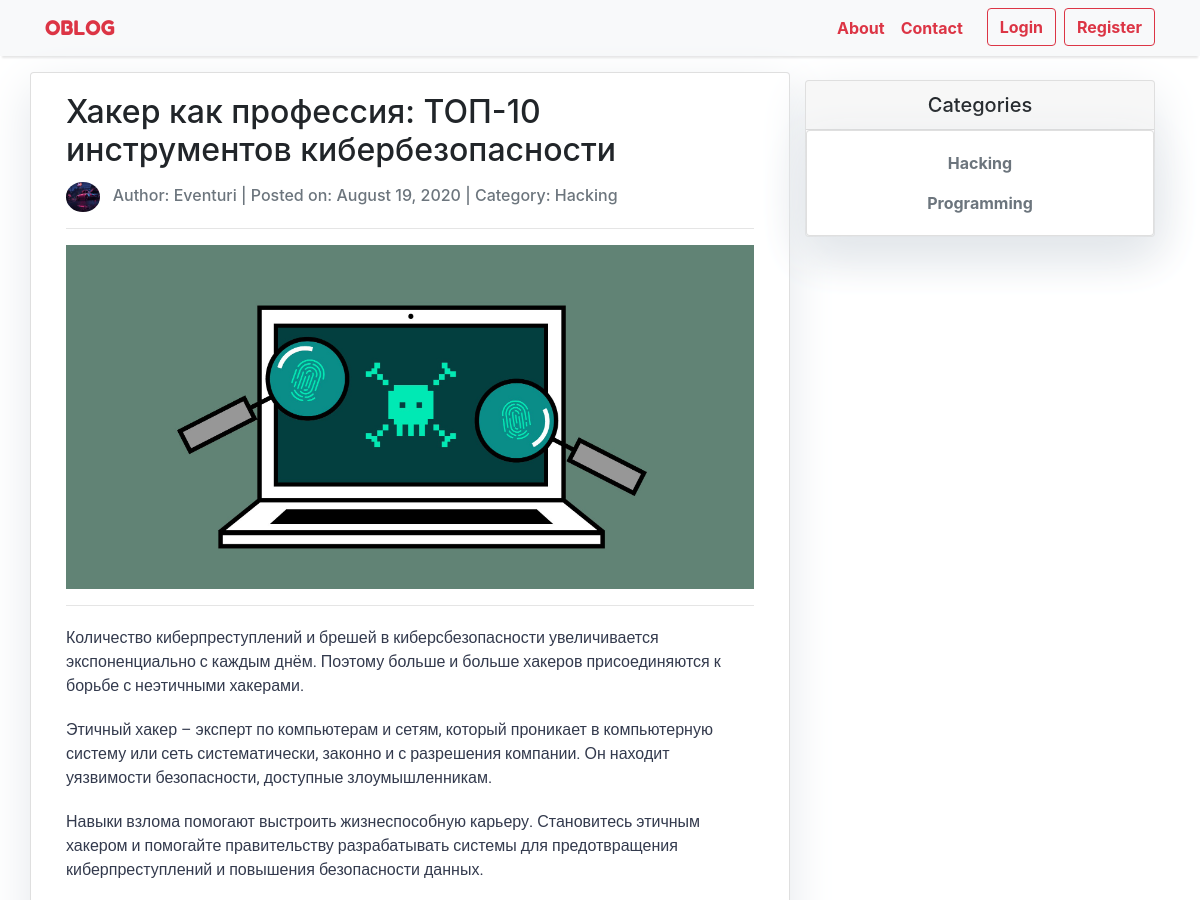
Before: /post/khaker-kak-professiia-top-10-instrumentov-kiberbezopasnosti/ (upper part) with the older database file.
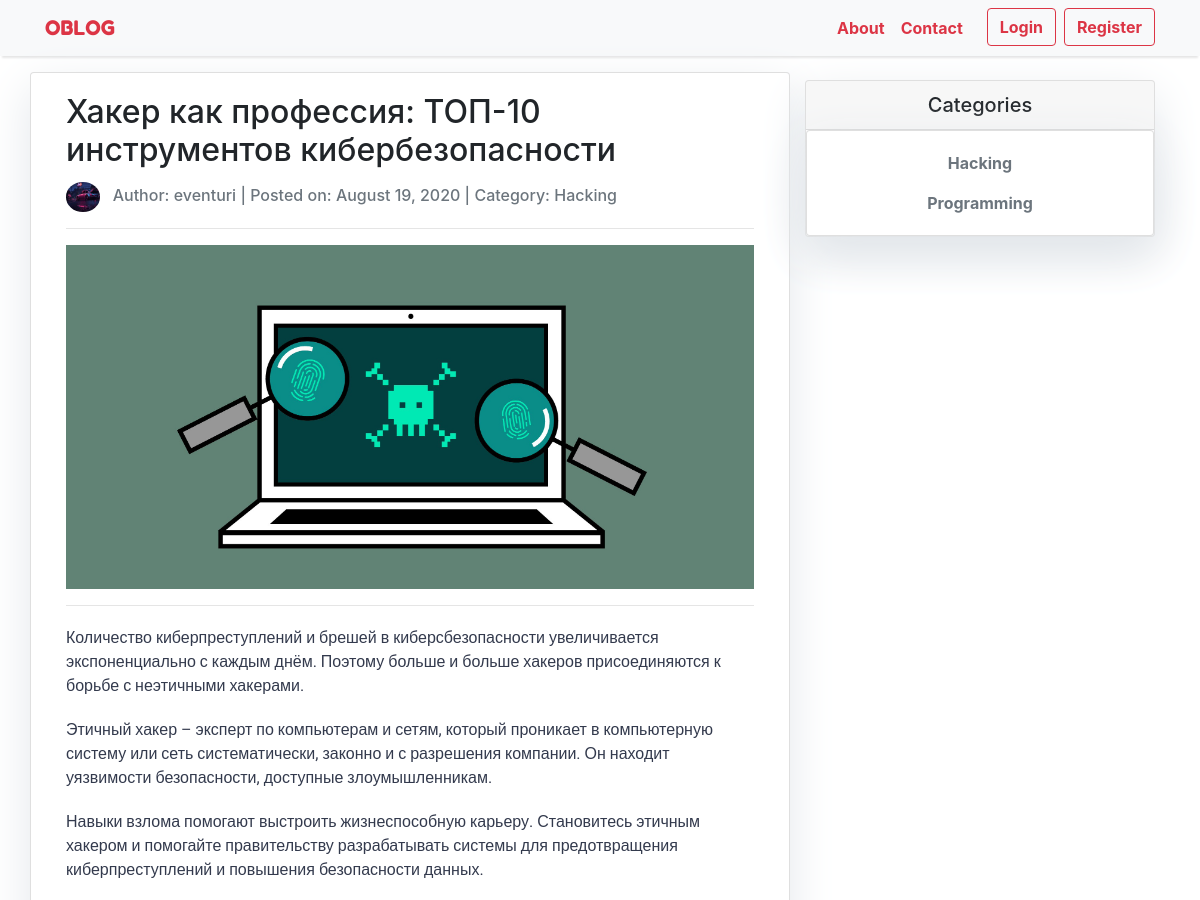
After: the same page with the newer database file.
### blog/models.py (models this page shows, shortened)
class Post(models.Model):
    title = models.CharField(max_length=200, unique=True)
    slug = models.SlugField(max_length=200, unique=True, null=False)
    author = models.ForeignKey(User, on_delete= models.CASCADE, related_name='blog_posts')
    category = models.ForeignKey(Category, on_delete=models.CASCADE, null=True)
    updated_on = models.DateTimeField(auto_now= True)
    liked = models.ManyToManyField(User, default=None, blank=True)
    post_image = models.ImageField(upload_to='images/%Y/%m/%d/', null=True, blank=True)
    description = models.TextField(max_length=1000)
    content = models.TextField()
    created_on = models.DateTimeField(auto_now_add=True)
    status = models.IntegerField(choices=STATUS, default=1)
    class Meta:
        ordering = ['-created_on']

class Category(models.Model):
    name = models.CharField(max_length=100, unique=True)
    slug = models.SlugField(max_length=200, unique=True)
    class Meta:
        verbose_name_plural = "Categories"
    def __str__(self):
        return self.name

### users/models.py (models this page shows, shortened)
class Profile(models.Model):
	user = models.OneToOneField(User, on_delete=models.CASCADE, unique=True)
	slug = models.SlugField(max_length=50, unique=True, null=True, blank=True)
	image = models.ImageField(default='default.jpg', upload_to='profile_pics')

### blog/views.py (the view)
# urls.py: path('post/<slug:slug>/', views.post_detail, name='post_detail'),
def post_detail(request, slug):
    template_name = 'post_detail.html'
    post = get_object_or_404(Post, slug=slug)
    comments = post.comments.filter(active=True)
    categories_list = Category.objects.all()
    new_comment = None
    if request.method == 'POST':
        comment_form = CommentForm(data=request.POST)
        comment_form.author = request.user
        if comment_form.is_valid():
            new_comment = comment_form.save(commit=False)
            new_comment.post = post
            new_comment.author = request.user
            new_comment.save()
    else:
        comment_form = CommentForm()
    return render(request, template_name, {'post': post,
                                           'comments': comments,
                                           'new_comment': new_comment,
                                           'comment_form': comment_form,
                                           'categories_list': categories_list
                                           })

### templates/post_detail.html (shortened to what this page needs)
{% extends 'base.html' %} {% block content %}
{% load crispy_forms_tags %}
<div class="container">
  <div class="row">
    <div class="col-md-8 card mb-4  mt-3 left  top">
      <div class="card-body">
        <h2 class="card-title">{% block title %} {{ post.title }} {% endblock title %}</h2>
        <p class=" text-muted h6"><img class="rounded-circle article-img mr-2" src="{{ post.author.profile.image.url }}" style="width: 5%; height: 30px;"> Author: {{ post.author }} | Posted on: {{ post.created_on|date:"F d, Y" }} | Category: <a class="category-link text-muted h6" href="{% url 'post_by_category' post.category.slug %}">{{ post.category.name }}</a></p>
        <hr>
        {% if post.post_image %}
          <img class="post-image" src="{{ post.post_image.url }}">
          <hr>
        {% endif %}
        {{ post.content|safe }}
      </div>
    </div>
    {% block sidebar %} {% include 'sidebar.html' %} {% endblock sidebar %}
  </div>
</div>
{% endblock content %}

Changed rows visible on the page:
changed through a linked row, Post "Хакер как профессия: ТОП-10 инструментов кибербезопасности": author "Eventuri" → "eventuri"
